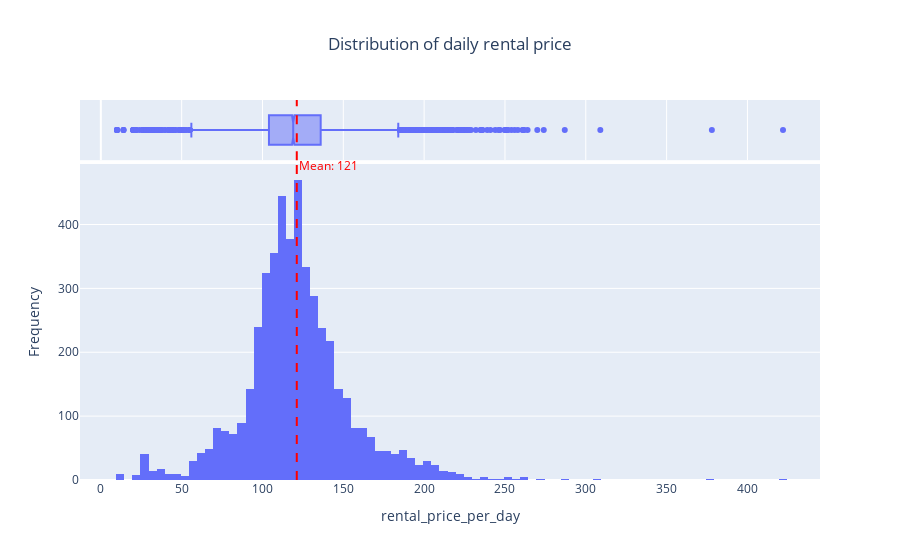

Here is the notebook cell this chart was saved with:
### Code cell
fig = px.histogram(
        df,
        x='rental_price_per_day',
        title=f"Distribution of daily rental price",
        marginal="box", 
)

mean_val = df['rental_price_per_day'].mean()
fig.add_vline(
    x=mean_val,
    line_dash="dash",
    line_color="red"
)

fig.add_annotation(
    x=mean_val,
    y=1.03,
    yref="y domain",
    showarrow=False,
    xanchor="left",
    text=f"Mean: {mean_val:.0f}",
    font=dict(color="red")
)

fig.update_layout(title_x=0.5, yaxis_title="Frequency")
fig.show()

### Figure 1 — Plotly figure (JSON) as saved in the notebook; plotly's stock layout.template omitted (floating-point values rounded to 4 significant figures; data arrays with more than 128 entries replaced by an {"elided": "..."} marker saying what was removed)
{"data": [{"bingroup": "x", "hovertemplate": "rental_price_per_day=%{x}<br>count=%{y}<extra></extra>", "legendgroup": "", "marker": {"color": "#636efa", "pattern": {"shape": ""}}, "name": "", "orientation": "v", "showlegend": false, "type": "histogram", "x": {"elided": "4843 int values"}, "xaxis": "x", "yaxis": "y"}, {"hovertemplate": "rental_price_per_day=%{x}<extra></extra>", "legendgroup": "", "marker": {"color": "#636efa"}, "name": "", "notched": true, "showlegend": false, "type": "box", "x": {"elided": "4843 int values"}, "xaxis": "x2", "yaxis": "y2"}], "layout": {"annotations": [{"font": {"color": "red"}, "showarrow": false, "text": "Mean: 121", "x": 121.2, "xanchor": "left", "y": 1.03, "yref": "y domain"}], "barmode": "relative", "legend": {"tracegroupgap": 0}, "shapes": [{"line": {"color": "red", "dash": "dash"}, "type": "line", "x0": 121.2, "x1": 121.2, "xref": "x", "y0": 0, "y1": 1, "yref": "y domain"}, {"line": {"color": "red", "dash": "dash"}, "type": "line", "x0": 121.2, "x1": 121.2, "xref": "x2", "y0": 0, "y1": 1, "yref": "y2 domain"}], "title": {"text": "Distribution of daily rental price", "x": 0.5}, "xaxis": {"anchor": "y", "domain": [0, 1], "title": {"text": "rental_price_per_day"}}, "xaxis2": {"anchor": "y2", "domain": [0, 1], "matches": "x", "showgrid": true, "showticklabels": false}, "yaxis": {"anchor": "x", "domain": [0, 0.8316], "title": {"text": "Frequency"}}, "yaxis2": {"anchor": "x2", "domain": [0.8416, 1], "matches": "y2", "showgrid": false, "showline": false, "showticklabels": false, "ticks": ""}}}
